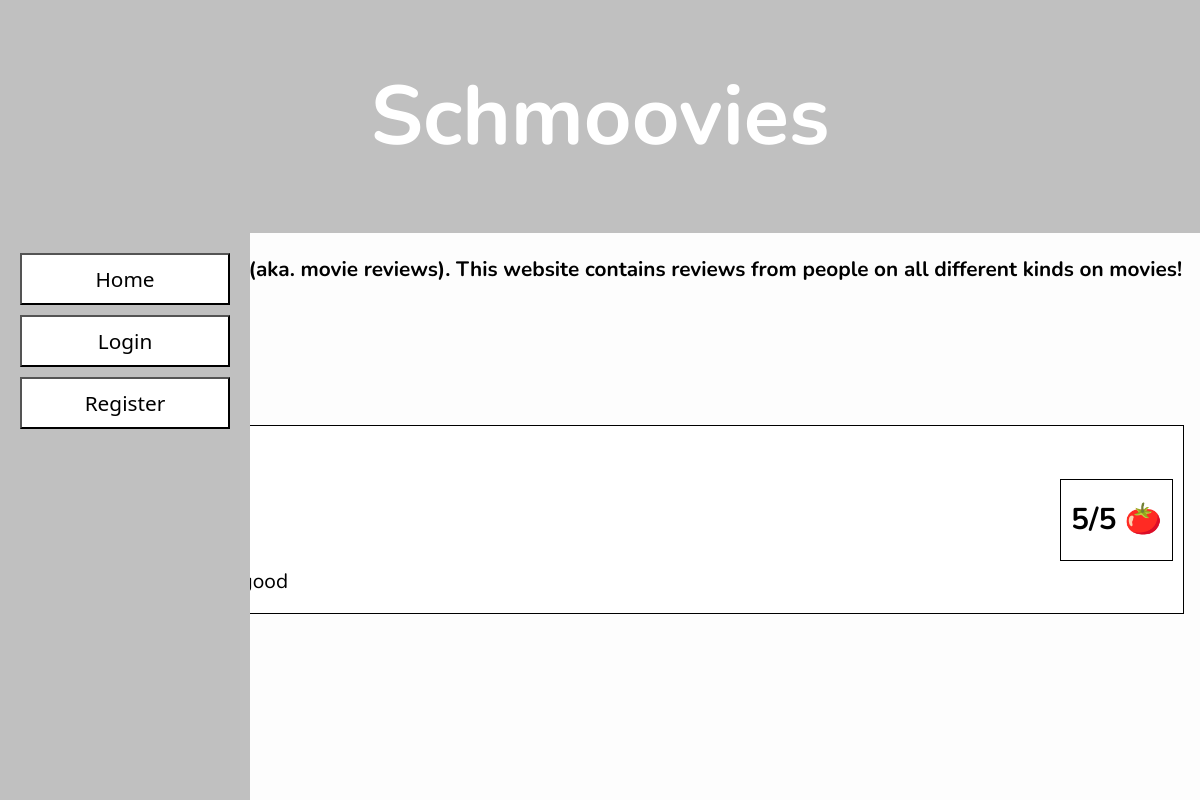
Before: / with the older database file.
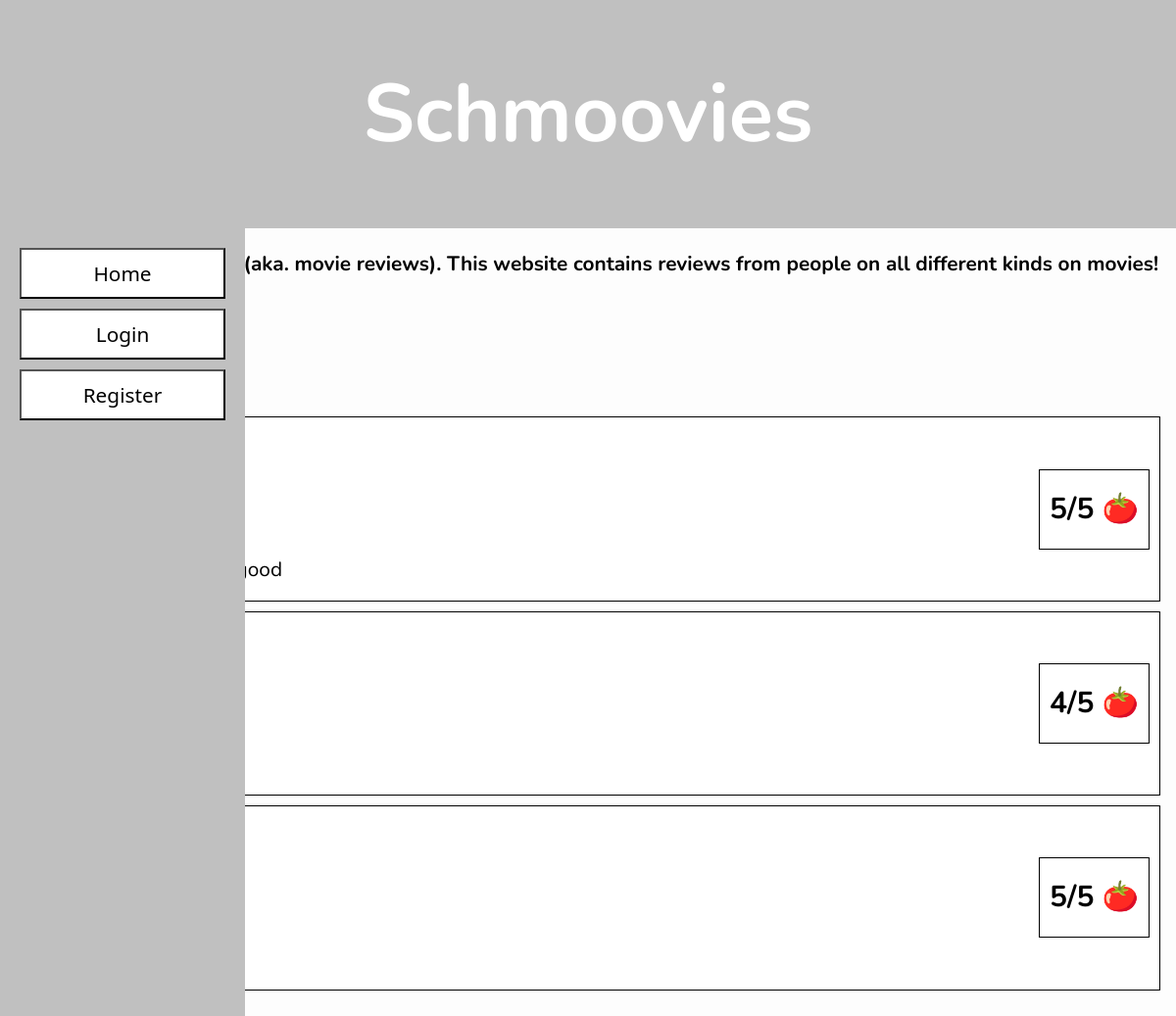
After: the same page with the newer database file.
### tables this page shows
CREATE TABLE Reviews (id INTEGER PRIMARY KEY AUTOINCREMENT,
                      movie_title TEXT NOT NULL,
                      review_text TEXT NOT NULL,
                      rating INTEGER,
                      user_id INTEGER,
                      posted_time TEXT NOT NULL);

### main.py (the view)
@app.route('/')
def index():
    conn = sqlite3.connect('movington.db')
    reviews = db.GetAllReviews()
    conn.row_factory = sqlite3.Row
    cursor = conn.cursor()
    cursor.execute('SELECT * FROM Reviews')
    conn.close()
    return render_template('index.html', Reviews=reviews)

### db.py (called while the page is built)
def GetDB():
    db = sqlite3.connect("movington.db")
    db.row_factory = sqlite3.Row
    return db

def GetAllReviews():
    db = GetDB()
    reviews = db.execute("""SELECT Reviews.movie_title, Reviews.review_text, Reviews.rating,
                                    Reviews.posted_time, Users.username
                             FROM Reviews
                             JOIN Users ON Reviews.user_id = Users.id
                             ORDER BY posted_time DESC""").fetchall()
    db.close()
    return reviews

### templates/index.html (shortened to what this page needs)
{% extends "base.html" %}
{% block content %}
<div class="container">
    <p><b>Welcome to Shmoovies (aka. movie reviews). This website contains reviews from people on all different kinds on movies!</b></p>
</div>
<br>
    <body>
        <div class="container">
          <h1>Schmoovies</h1>
          {% if Reviews %}
            {% for review in Reviews %}
              <div class="review">
                <div class="review-text">
                  <strong>{{ review['movie_title'] }}</strong><br>
                  <small>By {{ review['username'] }}</small><br>
                  <small>Date of review: {{ review['posted_time'] }}</small>
                  <p>{{ review['review_text'] }}</p>
                </div>
                <div class="rating">{{ review['rating'] }}/5 🍅</div>
              </div>
            {% endfor %}
          {% else %}
            <p>No reviews available.</p>
          {% endif %}
        </div>
      </body>
{% endblock %}

### templates/base.html (shortened to what this page needs)
<!DOCTYPE html>
<html lang="en">
<head>
    <link rel="stylesheet" href="static/css/style.css" />
</head>
<body>
    <header>
        <h1 class="banner">Schmoovies</h1>
    </header>
    <div class="container">
        <aside class="sidebar">
            <a href="/" class="sidebarbutton">Home</a>
            {% if not session['username'] %}
                <a href="/login" class="sidebarbutton">Login</a>
                <a href="/register" class="sidebarbutton">Register</a>
            {% else %}
                <a href="/logout" class="sidebarbutton">Logout</a>
                <a href="/add" class="sidebarbutton">New Review</a>
            {% endif %}
        </aside>
        <main>
            {% block content %}
            {% endblock %}
        </main>
    </div>
</body>
</html>

### static/css/style.css (style rules this page uses)
* { padding: 0; margin: 0; box-sizing: border-box; }
body { background: #fdfdfd; font-family: "Nunito", sans-serif; font-size: 1.3rem; }
main { max-width: 1200px; margin: auto; padding: 1rem; line-height: 2; }
.banner { padding: 60px; background: silver; color: white; font-size: 4em; text-align: center; }
.sidebar { width: 250px; background: silver; padding: 20px; display: flex; flex-direction:column; gap: 10px; height: 9000px;; position:fixed; }
.sidebarbutton { font-family: 'Segoe UI', Tahoma, Geneva, Verdana, sans-serif; padding: 10px; border: black 2px; border-style: outset; background: white; cursor: pointer; color:black; text-align: center; font-style: normal; text-decoration: none; }
.review { border: 1px solid #000; padding: 10px; margin: 10px auto; width: flex; display: flex; justify-content: space-between; align-items: center; background: white; }
.review-text { text-align: left; }
.rating { font-size: 30px; font-weight: bold; display: flex; align-items: center; gap: 5px; border: 1px solid #000; padding: 10px; }

Changed rows visible on the page:
added Reviews: rating "4"
added Reviews: rating "5"
